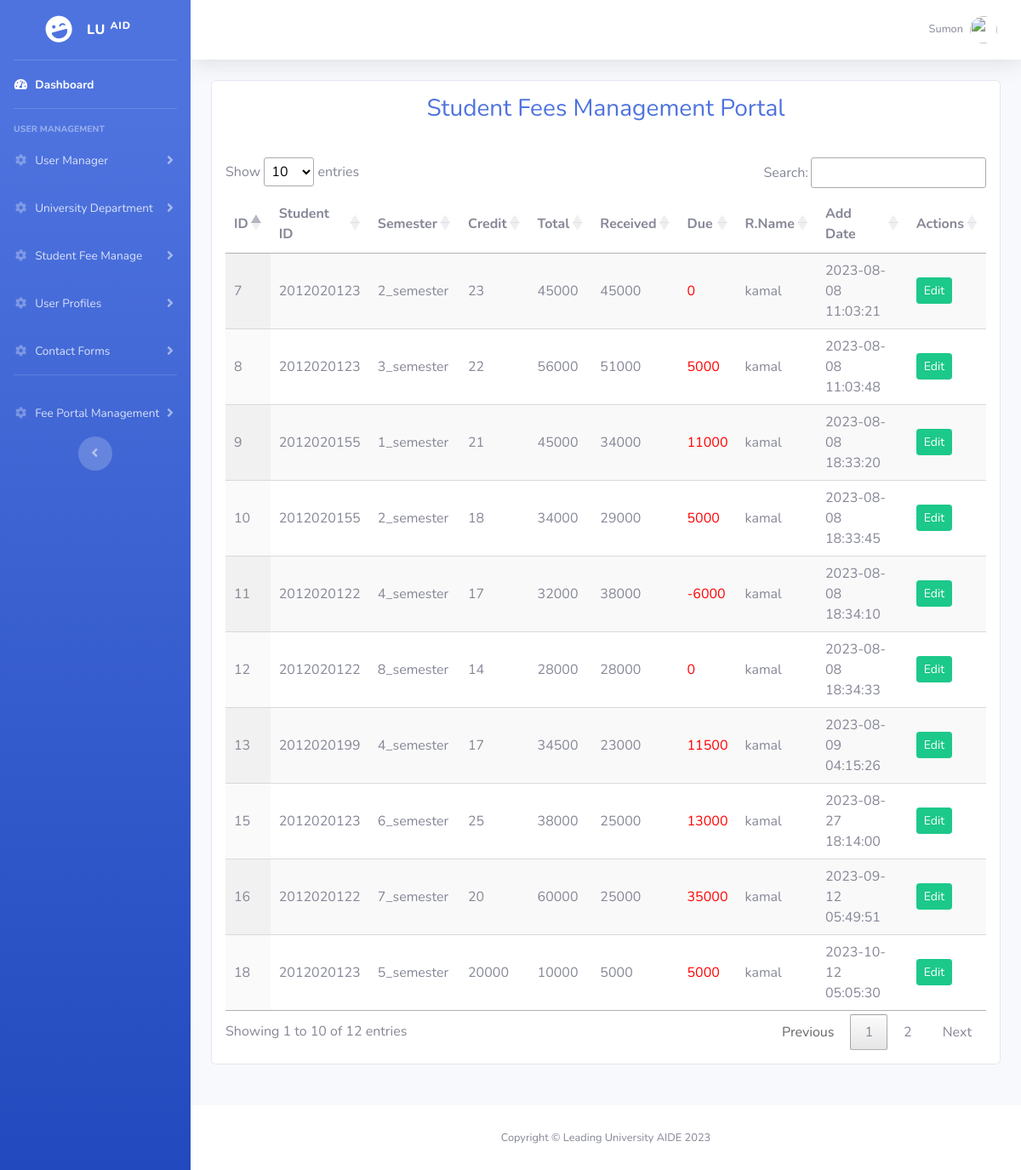
/lu-admin/student_fee.php?source=manage_student_fee (signed in), run on the app's committed database.
### tables this page shows
CREATE TABLE `student_fees` (
  `id` int(11) NOT NULL,
  `student_id` varchar(255) NOT NULL,
  `student_semester` varchar(255) NOT NULL,
  `course_credit` int(11) NOT NULL,
  `course_fee` int(11) NOT NULL,
  `received_fee` int(11) NOT NULL,
  `due_fee` int(11) NOT NULL,
  `receiver_name` varchar(255) NOT NULL,
  `add_date` timestamp NOT NULL DEFAULT current_timestamp(),
  `update_date` timestamp NOT NULL DEFAULT current_timestamp()
);

### lu-admin/student_fee_components/manage_student_fees.php (the view, shortened to what this page needs)
<div class="row">
    <div class="col-md-12">
        <div class="card mb-5" >
            <h3 class="text-center text-primary p-3"> Student Fees Management Portal </h3>
            <?php
            $query = "SELECT * FROM `student_fees`";
            $query_fetch_users = mysqli_query($connection, $query);
            $total_users = mysqli_num_rows($query_fetch_users);
            if($total_users > 0){
                ?>
                <div class="table-responsive p-3">
                    <table id="example" class="display" style="width:100%!important">
                        <thead>
                        <tr>
                            <th class="ml-5">ID</th>
                            <th> Student ID </th>
                            <th> Semester </th>
                            <th> Credit </th>
                            <th> Total  </th>
                            <th> Received  </th>
                            <th> Due </th>
                            <th> R.Name </th>
                            <th> Add Date </th>
                            <th>Actions</th>
                        </tr>
                        </thead>
                        <tbody>
                        <?php
                        while($row = mysqli_fetch_assoc($query_fetch_users)){
                            $fee_id  = $row['id'];
                            $student_id  = $row['student_id'];
                            $student_semester  = $row['student_semester'];
                            $course_credit = $row['course_credit'];
                            $course_fee  = $row['course_fee'];
                            $received_fee = $row['received_fee'];
                            $receiver_name = $row['receiver_name'];
                            $add_date = $row['add_date'];
                            ?>
                            <tr>
                                <td><?php echo $fee_id ?> </td>
                                <td><?php echo $student_id ?></td>
                                <td><?php echo $student_semester ?></td>
                                <td><?php echo $course_credit ?></td>
                                <td><?php echo $course_fee ?></td>
                                <td><?php echo $received_fee ?></td>
                                <td style="color: red"><?php echo  $course_fee - $received_fee; ?></td>
                                <td><?php echo $receiver_name ?></td>
                                <td><?php echo $add_date ?></td>
                                <td>
                                    <div class="d-flex align-items-center">
                                        <a href="student_fee.php?source=edit_student_fee&fee_id=<?php echo $fee_id ?>">
                                            <button type="submit" class="btn btn-success btn-sm btn-icon-text mr-3" name="update_btn">
                                                Edit
                                            </button>
                                        </a>
                                    </div>
                                </td>
                            </tr>
                        <?php } ?>
                        </tbody>
                    </table>
                </div>
                <?php
            }else{
                echo "<h3 class='text-center p-4'> No Results Found </h3>";
            }
            ?>
        </div>
    </div>
</div>

### data on the page
student_fees: id "7", student "2012020123", student_semester "2_semester", course_credit "23", course_fee "45000", received_fee "45000", $course_fee - $received_fee "0", receiver_name "kamal", add_date "2023-08-08 11:03:21"
student_fees: id "8", student "2012020123", student_semester "3_semester", course_credit "22", course_fee "56000", received_fee "51000", $course_fee - $received_fee "5000", receiver_name "kamal", add_date "2023-08-08 11:03:48"
student_fees: id "9", student "2012020155", student_semester "1_semester", course_credit "21", course_fee "45000", received_fee "34000", $course_fee - $received_fee "11000", receiver_name "kamal", add_date "2023-08-08 18:33:20"
student_fees: id "10", student "2012020155", student_semester "2_semester", course_credit "18", course_fee "34000", received_fee "29000", $course_fee - $received_fee "5000", receiver_name "kamal", add_date "2023-08-08 18:33:45"
student_fees: id "11", student "2012020122", student_semester "4_semester", course_credit "17", course_fee "32000", received_fee "38000", $course_fee - $received_fee "-6000", receiver_name "kamal", add_date "2023-08-08 18:34:10"
student_fees: id "12", student "2012020122", student_semester "8_semester", course_credit "14", course_fee "28000", received_fee "28000", $course_fee - $received_fee "0", receiver_name "kamal", add_date "2023-08-08 18:34:33"
student_fees: id "13", student "2012020199", student_semester "4_semester", course_credit "17", course_fee "34500", received_fee "23000", $course_fee - $received_fee "11500", receiver_name "kamal", add_date "2023-08-09 04:15:26"
student_fees: id "15", student "2012020123", student_semester "6_semester", course_credit "25", course_fee "38000", received_fee "25000", $course_fee - $received_fee "13000", receiver_name "kamal", add_date "2023-08-27 18:14:00"
student_fees: id "16", student "2012020122", student_semester "7_semester", course_credit "20", course_fee "60000", received_fee "25000", $course_fee - $received_fee "35000", receiver_name "kamal", add_date "2023-09-12 05:49:51"
student_fees: id "18", student "2012020123", student_semester "5_semester", course_credit "20000", course_fee "10000", received_fee "5000", $course_fee-$received_fee "5000", receiver_name "kamal", add_date "2023-10-12 05:05:30"

### other printed values
$_SESSION['name'] "Sumon"
